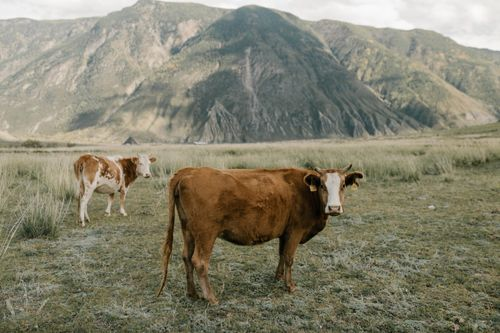
#> input picture images/cow.jpg, 500 x 333 px, found by its file name
$ python 05.2_color_matches.py   (older library calls are emulated)
#> lines starting #> are read from the running program, lines starting #| are printed output that depends on the picture
import cv2
from skimage import exposure

src_image = cv2.imread("images\\cow.jpg") # image to change
#> src_image is the input picture: shape (333, 500, 3); mean B, G, R 110.2, 129.3, 132.4
# https://www.pexels.com/@abdghat
ref_image = cv2.imread("images\\sunset.jpg") # color to be applied
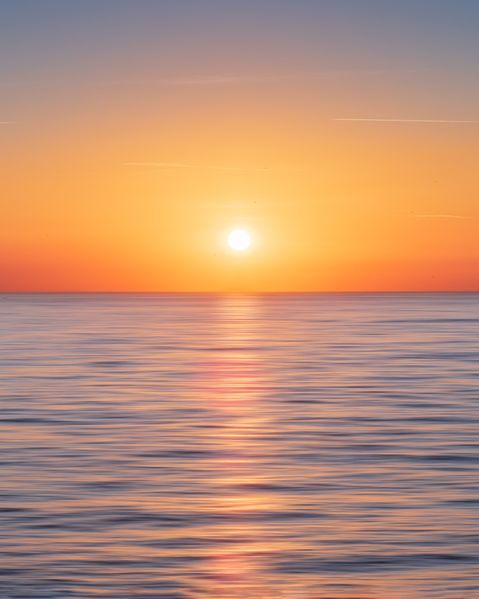
#> input picture images/sunset.jpg, 479 x 599 px, found by its file name
#> ref_image is the input picture: shape (599, 479, 3); mean B, G, R 118.2, 144.2, 190.2

multi = True if src_image.shape[-1] >1 else False
#> multi = True
matched = exposure.match_histograms(src_image, ref_image, multichannel=multi)
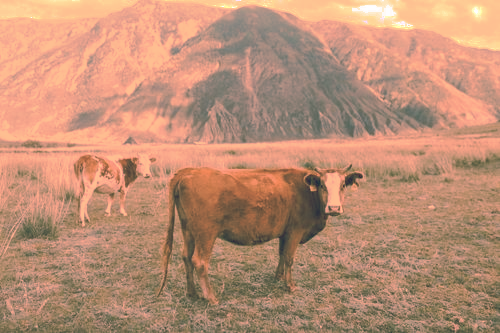
#> matched: shape (333, 500, 3); mean B, G, R 117.6, 143.6, 189.8

cv2.imshow("Source Image", src_image)
cv2.imshow("Reference Image", ref_image)
cv2.imshow("Matched image", matched)

cv2.waitKey(0)
cv2.destroyAllWindows()
